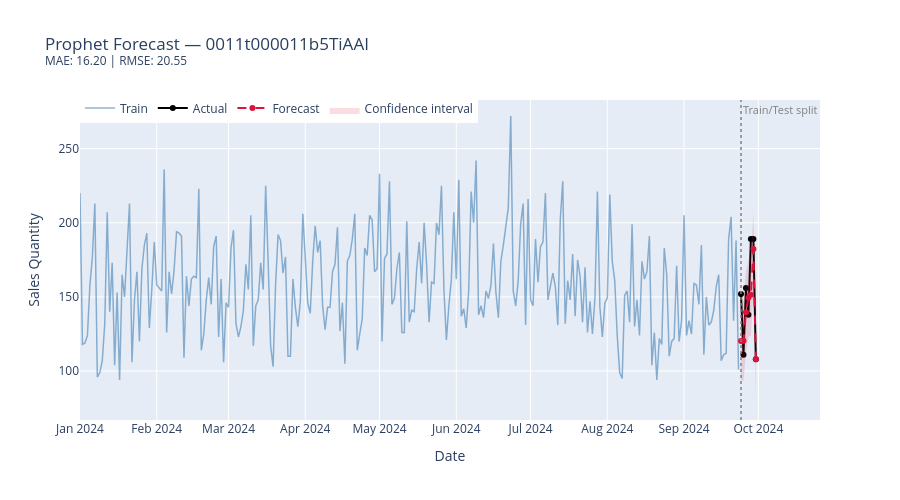

The code cell stored with this chart in its notebook:
### Code cell
import plotly.graph_objects as go

best_params = df_results.iloc[0][list(param_grid.keys())].to_dict()
print("Best params:", best_params)

best_model = Prophet(
    weekly_seasonality=True,
    daily_seasonality=False,
    yearly_seasonality=False,
    **best_params,
)
best_model.add_country_holidays(country_name="FR")
best_model.fit(df_train)

df_pred = best_model.predict(df_test[["ds"]])
best_eval = df_test.merge(df_pred[["ds", "yhat", "yhat_lower", "yhat_upper"]], on="ds")

mae = mean_absolute_error(best_eval["y"], best_eval["yhat"])
rmse = root_mean_squared_error(best_eval["y"], best_eval["yhat"])
print(f"Test MAE: {mae:.2f} | Test RMSE: {rmse:.2f}")

split_date = df_test["ds"].min().strftime("%Y-%m-%d")

fig = go.Figure()

fig.add_trace(
    go.Scatter(
        x=df_train["ds"],
        y=df_train["y"],
        name="Train",
        mode="lines",
        line=dict(color="steelblue", width=1.5),
        opacity=0.6,
    )
)
fig.add_trace(
    go.Scatter(
        x=best_eval["ds"],
        y=best_eval["y"],
        name="Actual",
        mode="lines+markers",
        line=dict(color="black", width=2),
        marker=dict(size=6),
    )
)
fig.add_trace(
    go.Scatter(
        x=best_eval["ds"],
        y=best_eval["yhat"],
        name="Forecast",
        mode="lines+markers",
        line=dict(color="crimson", width=2, dash="dash"),
        marker=dict(size=6),
    )
)
fig.add_trace(
    go.Scatter(
        x=pd.concat([best_eval["ds"], best_eval["ds"][::-1]]),
        y=pd.concat([best_eval["yhat_upper"], best_eval["yhat_lower"][::-1]]),
        fill="toself",
        fillcolor="rgba(220,20,60,0.15)",
        line=dict(color="rgba(255,255,255,0)"),
        name="Confidence interval",
    )
)
fig.add_shape(
    type="line",
    x0=split_date,
    x1=split_date,
    y0=0,
    y1=1,
    xref="x",
    yref="paper",
    line=dict(color="gray", dash="dot", width=1.5),
)
fig.add_annotation(
    x=split_date,
    y=1,
    xref="x",
    yref="paper",
    text="Train/Test split",
    showarrow=False,
    xanchor="left",
    yanchor="top",
    font=dict(color="gray", size=11),
)
fig.update_layout(
    title=f"Prophet Forecast — {selected_customer}<br><sup>MAE: {mae:.2f} | RMSE: {rmse:.2f}</sup>",
    xaxis_title="Date",
    yaxis_title="Sales Quantity",
    hovermode="x unified",
    height=500,
    legend=dict(orientation="h", y=1.02, x=0),
)
fig.show()

### Figure 1 — Plotly figure (JSON) as saved in the notebook; plotly's stock layout.template omitted (floating-point values rounded to 4 significant figures; data arrays with more than 128 entries replaced by an {"elided": "..."} marker saying what was removed)
{"data": [{"line": {"color": "steelblue", "width": 1.5}, "mode": "lines", "name": "Train", "opacity": 0.6, "type": "scatter", "x": {"elided": "267 str values"}, "y": {"elided": "267 float values"}}, {"line": {"color": "black", "width": 2}, "marker": {"size": 6}, "mode": "lines+markers", "name": "Actual", "type": "scatter", "x": ["2024-09-24T00:00:00.000000000", "2024-09-25T00:00:00.000000000", "2024-09-26T00:00:00.000000000", "2024-09-27T00:00:00.000000000", "2024-09-28T00:00:00.000000000", "2024-09-29T00:00:00.000000000", "2024-09-30T00:00:00.000000000"], "y": [152.0, 111.0, 156.0, 138.0, 189.0, 189.0, 108.0]}, {"line": {"color": "crimson", "dash": "dash", "width": 2}, "marker": {"size": 6}, "mode": "lines+markers", "name": "Forecast", "type": "scatter", "x": ["2024-09-24T00:00:00.000000000", "2024-09-25T00:00:00.000000000", "2024-09-26T00:00:00.000000000", "2024-09-27T00:00:00.000000000", "2024-09-28T00:00:00.000000000", "2024-09-29T00:00:00.000000000", "2024-09-30T00:00:00.000000000"], "y": [120.3, 120.4, 139.6, 149.5, 151.4, 182.2, 108.0]}, {"fill": "toself", "fillcolor": "rgba(220,20,60,0.15)", "line": {"color": "rgba(255,255,255,0)"}, "name": "Confidence interval", "type": "scatter", "x": ["2024-09-24T00:00:00.000000000", "2024-09-25T00:00:00.000000000", "2024-09-26T00:00:00.000000000", "2024-09-27T00:00:00.000000000", "2024-09-28T00:00:00.000000000", "2024-09-29T00:00:00.000000000", "2024-09-30T00:00:00.000000000", "2024-09-30T00:00:00.000000000", "2024-09-29T00:00:00.000000000", "2024-09-28T00:00:00.000000000", "2024-09-27T00:00:00.000000000", "2024-09-26T00:00:00.000000000", "2024-09-25T00:00:00.000000000", "2024-09-24T00:00:00.000000000"], "y": [147.8, 147.0, 167.3, 175.1, 176.9, 207.1, 134.8, 80.33, 154.3, 123.8, 123.1, 112.6, 93.35, 93.61]}], "layout": {"annotations": [{"font": {"color": "gray", "size": 11}, "showarrow": false, "text": "Train/Test split", "x": "2024-09-24", "xanchor": "left", "xref": "x", "y": 1, "yanchor": "top", "yref": "paper"}], "height": 500, "hovermode": "x unified", "legend": {"orientation": "h", "x": 0, "y": 1.02}, "shapes": [{"line": {"color": "gray", "dash": "dot", "width": 1.5}, "type": "line", "x0": "2024-09-24", "x1": "2024-09-24", "xref": "x", "y0": 0, "y1": 1, "yref": "paper"}], "title": {"text": "Prophet Forecast — 0011t000011b5TiAAI<br><sup>MAE: 16.20 | RMSE: 20.55</sup>"}, "xaxis": {"title": {"text": "Date"}}, "yaxis": {"title": {"text": "Sales Quantity"}}}}
